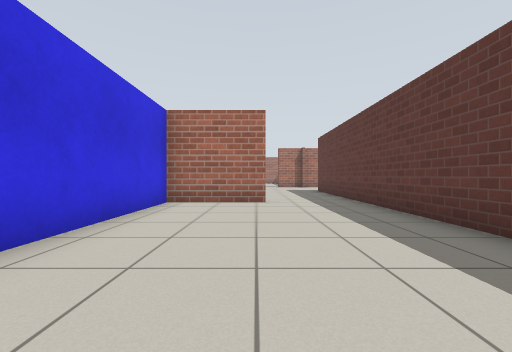
[1] (above)

17 first-person views from a walk through a robot-simulator world made for Gazebo. The camera is 0.72 m above the floor, looks level and sees 90° across. The floor is counted in squares, 1 m on a side. Each view is taken from the middle of a square. On the plan, view 1 faces up. The plan holds only what a view shows up to about 9 squares ahead; the rest is blank. Gazebo's built-in surfaces are drawn with simple patterns.

[2]
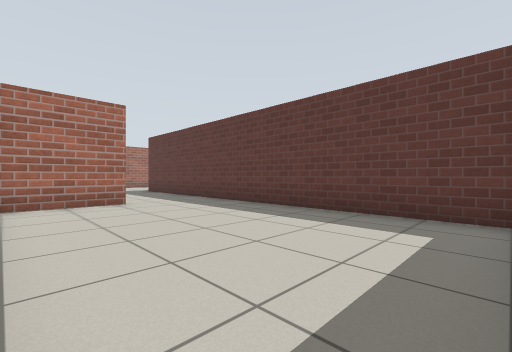

[3]
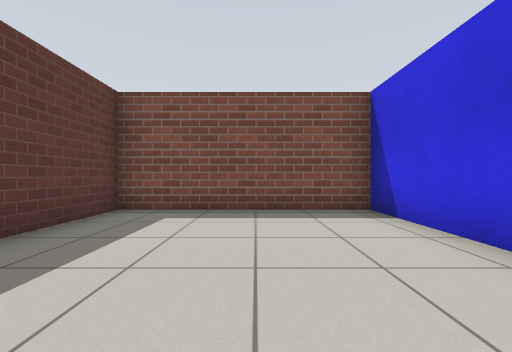

[4]
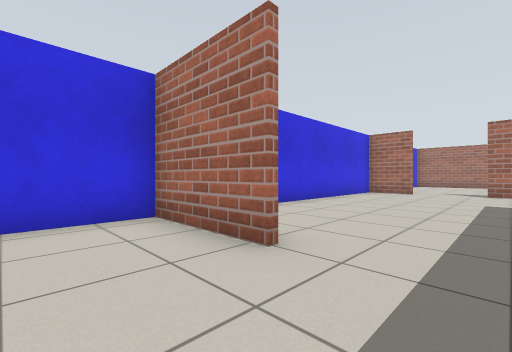

[5]
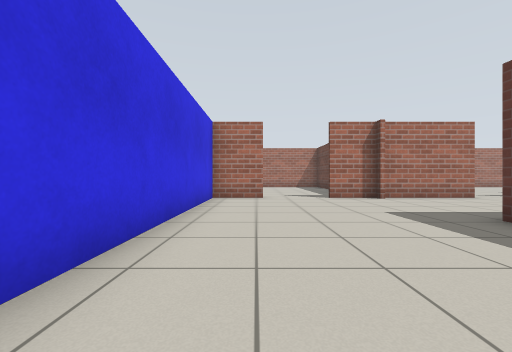

[6]
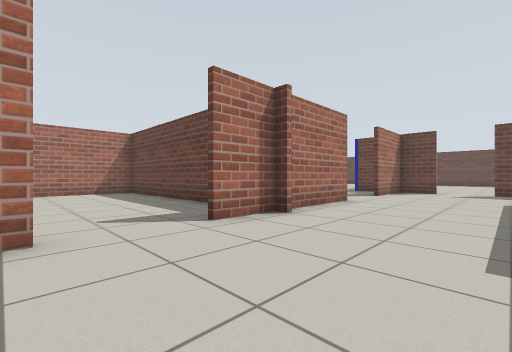

[7]
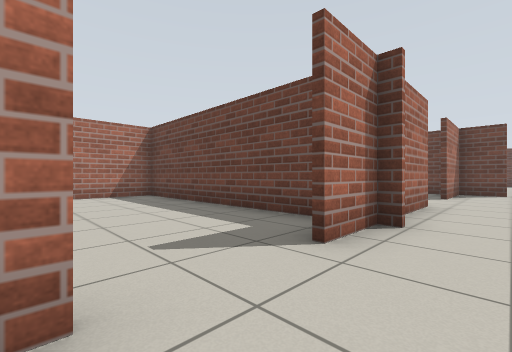

[8]
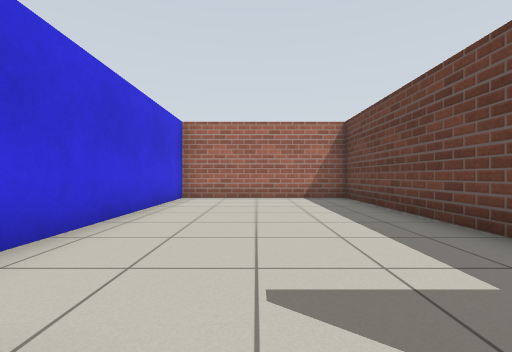

[9]
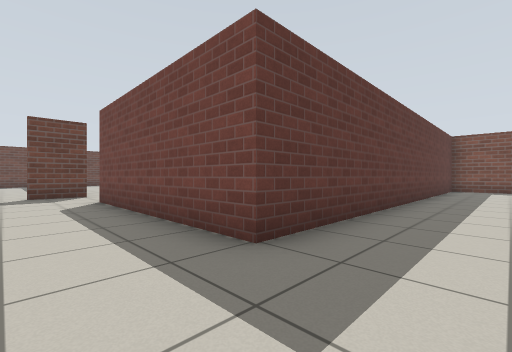

[10]
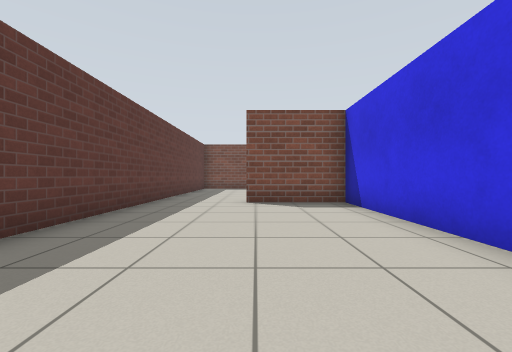

[11]
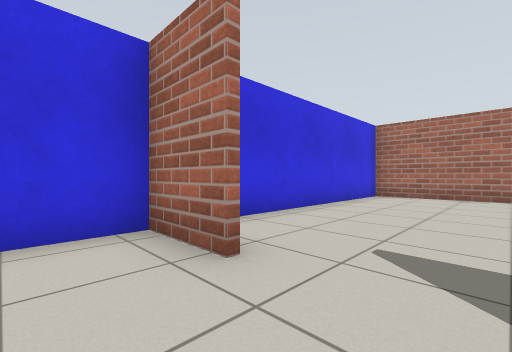

[12]
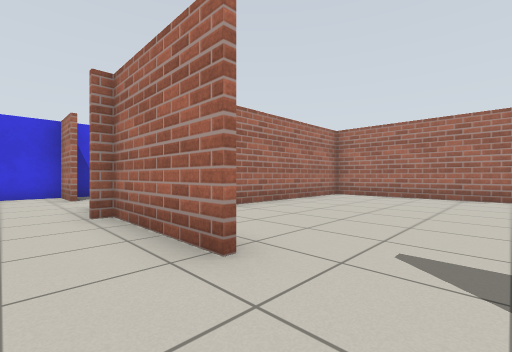

[13]
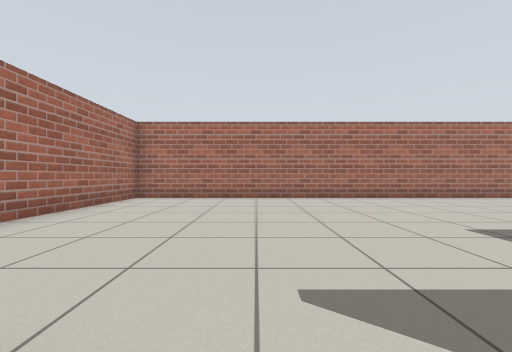

[14]
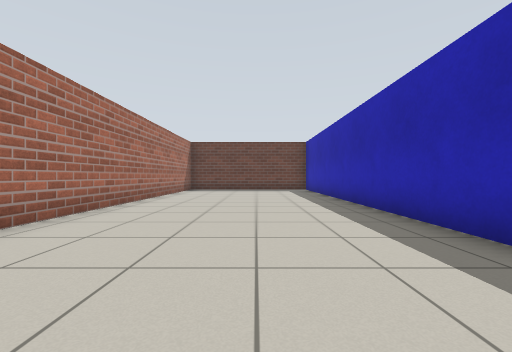

[15]
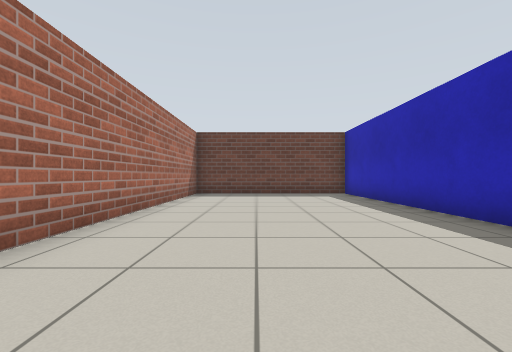

[16]
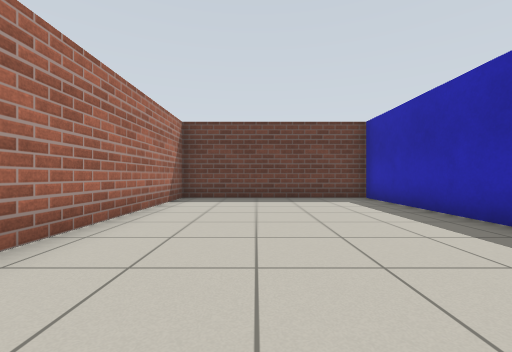

[17]
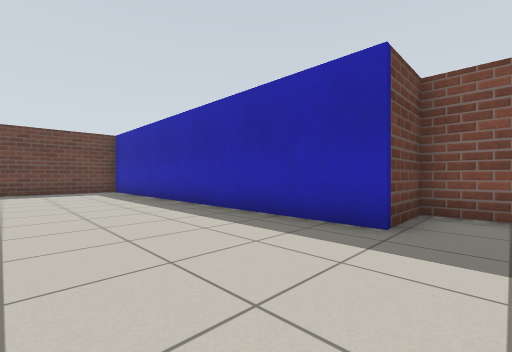

### Floor plan
Points are (right, up) in squares from view 1. A wall is a line through its corners. A room is listed if a view was taken in it or the views show most of it. See-through windows are left out.
Room 1 (views 1, 2, 3, 4)
walls: (0.4, 6.9) (-2.5, 6.9); (-2.4, 7) (-2.4, -0.4) (2.9, -0.4) (2.9, 6.6)
ways out: opening at (1.5, 7) to room 2
Room 2 (views 5, 6, 7, 8, 9, 10, 11, 12, 13)
walls: (2.9, 16) (2.9, 16.5); (3.1, 16.5) (3.1, 16); (6.2, 16.4) (1.4, 16.4); (-0.8, 16.4) (-2.4, 16.4) (-2.4, 7); (2.9, 6.6) (2.9, 12.1) (8.9, 12.1); (-2.5, 7.1) (0.2, 7.1); (10.4, 16.4) (8.6, 16.4); (11.2, 11.9) (11.2, 13.5)
ways out: opening at (1.5, 7) to room 1; opening at (7.5, 17) to room 3; opening at (0.5, 17) to room 4; opening at (9.5, 12); opening at (11, 14.5)
Room 3 (views 14, 15, 16, 17)
walls: (10, 16.6) (11.2, 16.6) (11.2, 18.4) (22.4, 18.4) (22.4, 24.4) (3.1, 24.4); (3.1, 24.5) (3.1, 19.2)
ways out: opening at (7.5, 17) to room 2
Room 4 (no view inside)
walls: (2.9, 17.5) (2.9, 24.5); (3.1, 24.4) (-2.4, 24.4) (-2.4, 16.9)
ways out: opening at (0.5, 17) to room 2

Positions as (right, up) in squares from view 1, and headings:
1: (0, 0), facing up
2: (-2, 0), facing up-right
3: (0, 5), facing down
4: (2, 5), facing up-left
5: (-1, 8), facing up
6: (-1, 13), facing up-right
7: (-1, 15), facing up-right
8: (0, 16), facing up
9: (1, 14), facing down-right
10: (0, 14), facing down
11: (1, 15), facing up-left
12: (8, 15), facing up-left
13: (7, 16), facing up
14: (9, 21), facing right
15: (12, 22), facing right
16: (14, 22), facing right
17: (10, 22), facing down-right
